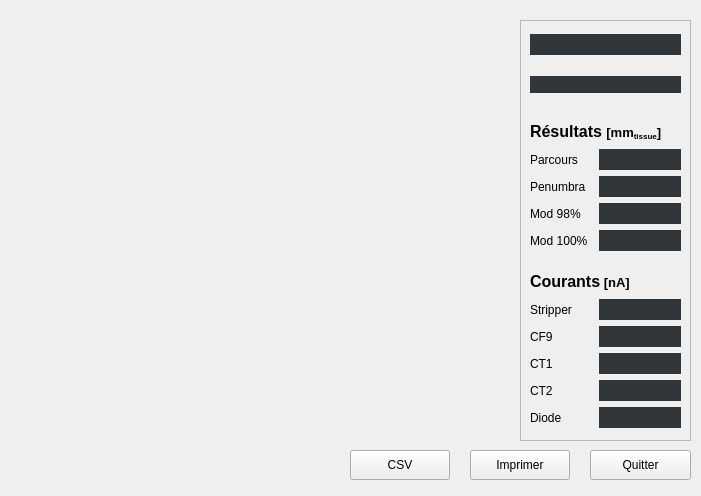
<?xml version="1.0" encoding="UTF-8"?>
<ui version="4.0">
 <class>ShowSOBPDialog</class>
 <widget class="QWidget" name="ShowSOBPDialog">
  <property name="geometry">
   <rect>
    <x>0</x>
    <y>0</y>
    <width>701</width>
    <height>496</height>
   </rect>
  </property>
  <property name="windowTitle">
   <string>Form</string>
  </property>
  <property name="styleSheet">
   <string notr="true"/>
  </property>
  <widget class="QCustomPlot" name="customPlot_sobp" native="true">
   <property name="geometry">
    <rect>
     <x>10</x>
     <y>10</y>
     <width>501</width>
     <height>431</height>
    </rect>
   </property>
  </widget>
  <widget class="QFrame" name="frame">
   <property name="geometry">
    <rect>
     <x>520</x>
     <y>20</y>
     <width>171</width>
     <height>421</height>
    </rect>
   </property>
   <property name="frameShape">
    <enum>QFrame::StyledPanel</enum>
   </property>
   <property name="frameShadow">
    <enum>QFrame::Raised</enum>
   </property>
   <widget class="QWidget" name="verticalLayoutWidget_5">
    <property name="geometry">
     <rect>
      <x>10</x>
      <y>250</y>
      <width>151</width>
      <height>158</height>
     </rect>
    </property>
    <layout class="QVBoxLayout" name="p_verticalLayout_5">
     <item>
      <widget class="QLabel" name="p_label_profileX_title_2">
       <property name="text">
        <string>&lt;html&gt;&lt;head/&gt;&lt;body&gt;&lt;p&gt;&lt;span style=&quot; font-size:12pt; font-weight:600;&quot;&gt;Courants&lt;/span&gt;&lt;span style=&quot; font-size:10pt; font-weight:600;&quot;&gt; [nA]&lt;/span&gt;&lt;/p&gt;&lt;/body&gt;&lt;/html&gt;</string>
       </property>
      </widget>
     </item>
     <item>
      <layout class="QFormLayout" name="p_formLayout_4">
       <item row="0" column="0">
        <widget class="QLabel" name="p_label_profileY_centre_2">
         <property name="minimumSize">
          <size>
           <width>63</width>
           <height>0</height>
          </size>
         </property>
         <property name="text">
          <string>Stripper</string>
         </property>
        </widget>
       </item>
       <item row="1" column="0">
        <widget class="QLabel" name="p_label_profileY_centre_3">
         <property name="minimumSize">
          <size>
           <width>63</width>
           <height>0</height>
          </size>
         </property>
         <property name="text">
          <string>CF9</string>
         </property>
        </widget>
       </item>
       <item row="2" column="0">
        <widget class="QLabel" name="p_label_profileY_centre_4">
         <property name="minimumSize">
          <size>
           <width>63</width>
           <height>0</height>
          </size>
         </property>
         <property name="text">
          <string>CT1</string>
         </property>
        </widget>
       </item>
       <item row="3" column="0">
        <widget class="QLabel" name="p_label_profileY_centre_5">
         <property name="minimumSize">
          <size>
           <width>63</width>
           <height>0</height>
          </size>
         </property>
         <property name="text">
          <string>CT2</string>
         </property>
        </widget>
       </item>
       <item row="0" column="1">
        <widget class="QLineEdit" name="lineEdit_stripper">
         <property name="font">
          <font>
           <pointsize>12</pointsize>
           <weight>75</weight>
           <bold>true</bold>
          </font>
         </property>
         <property name="styleSheet">
          <string notr="true">color: CornflowerBlue;
border: none;
background: rgb(49, 54, 59);</string>
         </property>
         <property name="alignment">
          <set>Qt::AlignCenter</set>
         </property>
         <property name="readOnly">
          <bool>true</bool>
         </property>
        </widget>
       </item>
       <item row="1" column="1">
        <widget class="QLineEdit" name="lineEdit_cf9">
         <property name="font">
          <font>
           <pointsize>12</pointsize>
           <weight>75</weight>
           <bold>true</bold>
          </font>
         </property>
         <property name="styleSheet">
          <string notr="true">color: CornflowerBlue;
border: none;
background: rgb(49, 54, 59);</string>
         </property>
         <property name="alignment">
          <set>Qt::AlignCenter</set>
         </property>
         <property name="readOnly">
          <bool>true</bool>
         </property>
        </widget>
       </item>
       <item row="2" column="1">
        <widget class="QLineEdit" name="lineEdit_chambre1">
         <property name="font">
          <font>
           <pointsize>12</pointsize>
           <weight>75</weight>
           <bold>true</bold>
          </font>
         </property>
         <property name="styleSheet">
          <string notr="true">color: CornflowerBlue;
border: none;
background: rgb(49, 54, 59);</string>
         </property>
         <property name="alignment">
          <set>Qt::AlignCenter</set>
         </property>
         <property name="readOnly">
          <bool>true</bool>
         </property>
        </widget>
       </item>
       <item row="3" column="1">
        <widget class="QLineEdit" name="lineEdit_chambre2">
         <property name="font">
          <font>
           <pointsize>12</pointsize>
           <weight>75</weight>
           <bold>true</bold>
          </font>
         </property>
         <property name="styleSheet">
          <string notr="true">color: CornflowerBlue;
border: none;
background: rgb(49, 54, 59);
</string>
         </property>
         <property name="alignment">
          <set>Qt::AlignCenter</set>
         </property>
         <property name="readOnly">
          <bool>true</bool>
         </property>
        </widget>
       </item>
       <item row="4" column="0">
        <widget class="QLabel" name="p_label_profileY_centre_6">
         <property name="minimumSize">
          <size>
           <width>63</width>
           <height>0</height>
          </size>
         </property>
         <property name="text">
          <string>Diode</string>
         </property>
        </widget>
       </item>
       <item row="4" column="1">
        <widget class="QLineEdit" name="lineEdit_diode">
         <property name="font">
          <font>
           <pointsize>12</pointsize>
           <weight>75</weight>
           <bold>true</bold>
          </font>
         </property>
         <property name="styleSheet">
          <string notr="true">color: CornflowerBlue;
border: none;
background: rgb(49, 54, 59);
</string>
         </property>
         <property name="alignment">
          <set>Qt::AlignCenter</set>
         </property>
         <property name="readOnly">
          <bool>true</bool>
         </property>
        </widget>
       </item>
      </layout>
     </item>
    </layout>
   </widget>
   <widget class="QWidget" name="verticalLayoutWidget">
    <property name="geometry">
     <rect>
      <x>10</x>
      <y>100</y>
      <width>151</width>
      <height>131</height>
     </rect>
    </property>
    <layout class="QVBoxLayout" name="verticalLayout">
     <item>
      <widget class="QLabel" name="p_label_profileX_title_3">
       <property name="text">
        <string>&lt;html&gt;&lt;head/&gt;&lt;body&gt;&lt;p&gt;&lt;span style=&quot; font-size:12pt; font-weight:600;&quot;&gt;Résultats &lt;/span&gt;&lt;span style=&quot; font-size:10pt; font-weight:600;&quot;&gt;[mm&lt;/span&gt;&lt;span style=&quot; font-size:10pt; font-weight:600; vertical-align:sub;&quot;&gt;tissue&lt;/span&gt;&lt;span style=&quot; font-size:10pt; font-weight:600;&quot;&gt;]&lt;/span&gt;&lt;/p&gt;&lt;/body&gt;&lt;/html&gt;</string>
       </property>
      </widget>
     </item>
     <item>
      <layout class="QFormLayout" name="p_formLayout_profileX_results">
       <item row="0" column="0">
        <widget class="QLabel" name="p_label_profileX_95">
         <property name="minimumSize">
          <size>
           <width>63</width>
           <height>0</height>
          </size>
         </property>
         <property name="text">
          <string>Parcours</string>
         </property>
        </widget>
       </item>
       <item row="0" column="1">
        <widget class="QLineEdit" name="lineEdit_parcours">
         <property name="font">
          <font>
           <pointsize>12</pointsize>
           <weight>75</weight>
           <bold>true</bold>
          </font>
         </property>
         <property name="styleSheet">
          <string notr="true">border: none;
color: CornflowerBlue;
background: rgb(49, 54, 59);
</string>
         </property>
         <property name="alignment">
          <set>Qt::AlignCenter</set>
         </property>
         <property name="readOnly">
          <bool>true</bool>
         </property>
        </widget>
       </item>
       <item row="1" column="0">
        <widget class="QLabel" name="p_label_profileX_90">
         <property name="minimumSize">
          <size>
           <width>63</width>
           <height>0</height>
          </size>
         </property>
         <property name="text">
          <string>Penumbra</string>
         </property>
        </widget>
       </item>
       <item row="1" column="1">
        <widget class="QLineEdit" name="lineEdit_penumbra">
         <property name="font">
          <font>
           <pointsize>12</pointsize>
           <weight>75</weight>
           <bold>true</bold>
          </font>
         </property>
         <property name="styleSheet">
          <string notr="true">border: none;
color: CornflowerBlue;
background: rgb(49, 54, 59);
</string>
         </property>
         <property name="alignment">
          <set>Qt::AlignCenter</set>
         </property>
         <property name="readOnly">
          <bool>true</bool>
         </property>
        </widget>
       </item>
       <item row="2" column="0">
        <widget class="QLabel" name="p_label_profileX_91">
         <property name="minimumSize">
          <size>
           <width>63</width>
           <height>0</height>
          </size>
         </property>
         <property name="text">
          <string>Mod 98%</string>
         </property>
        </widget>
       </item>
       <item row="3" column="0">
        <widget class="QLabel" name="p_label_profileX_92">
         <property name="minimumSize">
          <size>
           <width>63</width>
           <height>0</height>
          </size>
         </property>
         <property name="text">
          <string>Mod 100%</string>
         </property>
        </widget>
       </item>
       <item row="2" column="1">
        <widget class="QLineEdit" name="lineEdit_mod98">
         <property name="font">
          <font>
           <pointsize>12</pointsize>
           <weight>75</weight>
           <bold>true</bold>
          </font>
         </property>
         <property name="styleSheet">
          <string notr="true">border: none;
color: CornflowerBlue;
background: rgb(49, 54, 59);
</string>
         </property>
         <property name="alignment">
          <set>Qt::AlignCenter</set>
         </property>
         <property name="readOnly">
          <bool>true</bool>
         </property>
        </widget>
       </item>
       <item row="3" column="1">
        <widget class="QLineEdit" name="lineEdit_mod100">
         <property name="font">
          <font>
           <pointsize>12</pointsize>
           <weight>75</weight>
           <bold>true</bold>
          </font>
         </property>
         <property name="styleSheet">
          <string notr="true">border: none;
color: CornflowerBlue;
background: rgb(49, 54, 59);
</string>
         </property>
         <property name="alignment">
          <set>Qt::AlignCenter</set>
         </property>
         <property name="readOnly">
          <bool>true</bool>
         </property>
        </widget>
       </item>
      </layout>
     </item>
    </layout>
   </widget>
   <widget class="QWidget" name="horizontalLayoutWidget_2">
    <property name="geometry">
     <rect>
      <x>10</x>
      <y>10</y>
      <width>151</width>
      <height>29</height>
     </rect>
    </property>
    <layout class="QHBoxLayout" name="horizontalLayout_2">
     <item>
      <widget class="QLineEdit" name="lineEdit_hardware">
       <property name="font">
        <font>
         <pointsize>12</pointsize>
         <weight>75</weight>
         <bold>true</bold>
        </font>
       </property>
       <property name="styleSheet">
        <string notr="true">color: CornflowerBlue;
border: none;
background: rgb(49, 54, 59);
</string>
       </property>
       <property name="alignment">
        <set>Qt::AlignCenter</set>
       </property>
       <property name="readOnly">
        <bool>true</bool>
       </property>
      </widget>
     </item>
    </layout>
   </widget>
   <widget class="QWidget" name="horizontalLayoutWidget_3">
    <property name="geometry">
     <rect>
      <x>10</x>
      <y>50</y>
      <width>151</width>
      <height>29</height>
     </rect>
    </property>
    <layout class="QHBoxLayout" name="horizontalLayout_3">
     <item>
      <widget class="QLineEdit" name="lineEdit_date">
       <property name="font">
        <font>
         <pointsize>10</pointsize>
         <weight>75</weight>
         <bold>true</bold>
        </font>
       </property>
       <property name="styleSheet">
        <string notr="true">color: CornflowerBlue;
border: none;
background: rgb(49, 54, 59);</string>
       </property>
       <property name="alignment">
        <set>Qt::AlignCenter</set>
       </property>
       <property name="readOnly">
        <bool>true</bool>
       </property>
      </widget>
     </item>
    </layout>
   </widget>
  </widget>
  <widget class="QPushButton" name="pushButton_close">
   <property name="geometry">
    <rect>
     <x>590</x>
     <y>450</y>
     <width>101</width>
     <height>30</height>
    </rect>
   </property>
   <property name="maximumSize">
    <size>
     <width>200</width>
     <height>16777215</height>
    </size>
   </property>
   <property name="text">
    <string>Quitter</string>
   </property>
  </widget>
  <widget class="QPushButton" name="pushButton_print">
   <property name="geometry">
    <rect>
     <x>470</x>
     <y>450</y>
     <width>100</width>
     <height>30</height>
    </rect>
   </property>
   <property name="maximumSize">
    <size>
     <width>200</width>
     <height>16777215</height>
    </size>
   </property>
   <property name="text">
    <string>Imprimer</string>
   </property>
  </widget>
  <widget class="QPushButton" name="pushButton_export_csv">
   <property name="geometry">
    <rect>
     <x>350</x>
     <y>450</y>
     <width>100</width>
     <height>30</height>
    </rect>
   </property>
   <property name="maximumSize">
    <size>
     <width>200</width>
     <height>16777215</height>
    </size>
   </property>
   <property name="text">
    <string>CSV</string>
   </property>
  </widget>
 </widget>
 <customwidgets>
  <customwidget>
   <class>QCustomPlot</class>
   <extends>QWidget</extends>
   <header>qcustomplot.h</header>
   <container>1</container>
  </customwidget>
 </customwidgets>
 <resources/>
 <connections/>
</ui>
